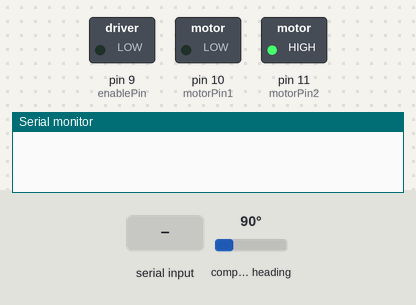
This sketch was run on a simulated Arduino Uno, built with avr-gcc and run on an emulated ATmega328P. On the bench: switched loads named in the sketch (green lamp = pin HIGH), the last lines printed to the serial monitor. The test bench sets the inputs (shaded band); at power-on: compass heading 90°.

Above: at 1.2 s.
1.3 s: "PWM:90\n" received over Serial
At 1.8 s:
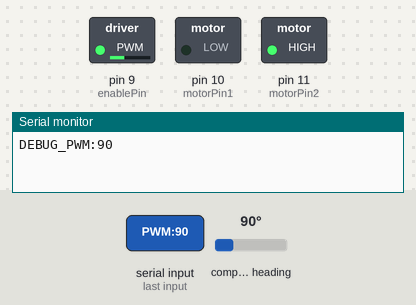
4.3 s: "START\n" received over Serial
At 7.6 s:
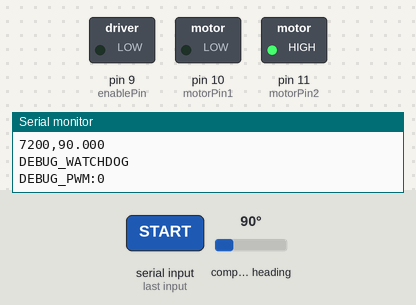
Timing chart, 0 to 9.1 s (numbered marks = the images above; inputs shaded):
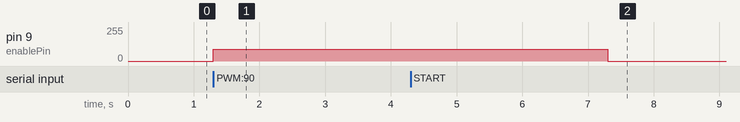

Measured:
- after the input at 1.3 s, pin 9 (enablePin): 0/255 → 90/255 at once
- after the input at 4.3 s, pin 9 (enablePin): 90/255 → 0/255 after 3.0 s instead of 0.00 s

The sketch:

Script_5_python_control_copy_20261020154706.ino
```cpp
#include <Wire.h>
#include <AS5600.h>

// ==========================================
// 1. HARDWARE
// ==========================================

const int enablePin = 9;
const int motorPin1 = 10;
const int motorPin2 = 11;

AS5600 sensor;

// ==========================================
// 2. VARIABELEN
// ==========================================

int pwm = 0;

unsigned long meetinterval_ms = 100;
unsigned long vorige_meting_ms = 0;

unsigned long laatste_heartbeat_ms = 0;
const unsigned long watchdog_ms = 3000;

bool meten = false;

// Buffer voor seriële commando's
String invoer = "";

// ==========================================
// 3. FUNCTIES
// ==========================================

// Motor aansturen met debuguitvoer
void stelPWMIn(int waarde) {

  if (waarde < 0 || waarde > 255) return;

  // Alleen melden als de PWM verandert
  if (waarde != pwm) {

    pwm = waarde;
    analogWrite(enablePin, pwm);

    Serial.print("DEBUG_PWM:");
    Serial.println(pwm);
  }
}

// Hoek meten
float meetHoek() {

  return sensor.readAngle() * 360.0 / 4096.0;
}

// Commando vanuit Python verwerken
void verwerkCommando(String commando) {

  commando.trim();

  // Heartbeat
  if (commando == "PING") {

    laatste_heartbeat_ms = millis();
    return;
  }

  // PWM instellen
  if (commando.startsWith("PWM:")) {

    String waardeTekst = commando.substring(4);
    waardeTekst.trim();

    if (waardeTekst.length() == 0) return;

    // Controleer of alle tekens cijfers zijn
    for (unsigned int i = 0; i < waardeTekst.length(); i++) {
      if (!isDigit(waardeTekst[i])) return;
    }

    int waarde = waardeTekst.toInt();

    if (waarde >= 0 && waarde <= 255) {

      stelPWMIn(waarde);
      laatste_heartbeat_ms = millis();
    }
  }

  // Meetinterval instellen
  else if (commando.startsWith("DT:")) {

    unsigned long waarde = commando.substring(3).toInt();

    if (waarde >= 10 && waarde <= 60000) {
      meetinterval_ms = waarde;
    }
  }

  // Meting starten
  else if (commando == "START") {

    vorige_meting_ms = millis();
    meten = true;
    laatste_heartbeat_ms = millis();
  }

  // Meting stoppen
  else if (commando == "STOP") {

    meten = false;
    stelPWMIn(0);
  }
}

// Seriële communicatie zonder blokkerende readStringUntil()
void leesSerieel() {

  while (Serial.available() > 0) {

    char teken = Serial.read();

    if (teken == '\n') {

      verwerkCommando(invoer);
      invoer = "";

    } else if (teken != '\r') {

      if (invoer.length() < 40) {
        invoer += teken;
      } else {
        invoer = "";
      }
    }
  }
}

// ==========================================
// 4. SETUP
// ==========================================

void setup() {

  Wire.begin();
  sensor.begin();

  pinMode(enablePin, OUTPUT);
  pinMode(motorPin1, OUTPUT);
  pinMode(motorPin2, OUTPUT);

  digitalWrite(motorPin1, LOW);
  digitalWrite(motorPin2, HIGH);

  analogWrite(enablePin, 0);

  Serial.begin(115200);

  laatste_heartbeat_ms = millis();
}

// ==========================================
// 5. LOOP
// ==========================================

void loop() {

  // A. Verwerk commando's vanuit Python
  leesSerieel();

  // Lees de tijd na commando's die de heartbeat kunnen bijwerken.
  unsigned long tijd = millis();

  // B. Watchdog
  if (tijd - laatste_heartbeat_ms > watchdog_ms) {

    if (pwm != 0) {
      Serial.println("DEBUG_WATCHDOG");
    }

    stelPWMIn(0);
    meten = false;
  }

  // C. Hoekmetingen
  if (meten && tijd - vorige_meting_ms >= meetinterval_ms) {

    vorige_meting_ms = tijd;

    float hoek = meetHoek();

    Serial.print(tijd);
    Serial.print(",");
    Serial.println(hoek, 3);
  }
}
```
